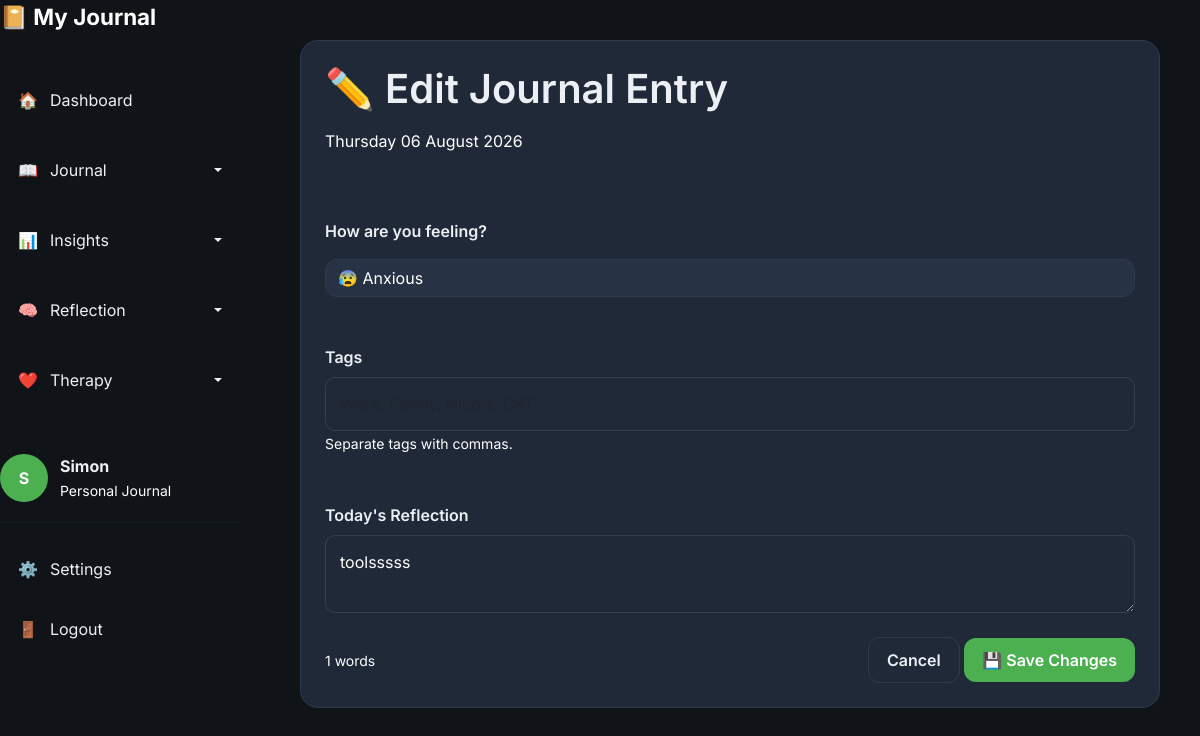
The page /journal/2/edit (signed in) on the database its author committed.
### models/user.py (models this page shows, shortened)
class User(UserMixin, db.Model):
    id = db.Column(
        db.Integer,
        primary_key=True
    )
    username = db.Column(
        db.String(100),
        unique=True,
        nullable=False
    )
    display_name = db.Column(
    db.String(50),
    nullable=True
    )
    password_hash = db.Column(
        db.String(255),
        nullable=False
    )
    entries = db.relationship(
    "Entry",
    backref="author",
    lazy=True,
    cascade="all, delete-orphan"
)

### models/entry.py (models this page shows)
class Entry(db.Model):
    __tablename__ = "entry"
    id = db.Column(
        db.Integer,
        primary_key=True
    )
    tags = db.Column(
        db.String(500),
        nullable=True
    )
    mood_score = db.Column(
        db.Integer,
        nullable=False
    )
    content = db.Column(
        db.Text,
        nullable=False
    )
    created_at = db.Column(
        db.DateTime,
        default=datetime.utcnow
    )
    user_id = db.Column(
        db.Integer,
        db.ForeignKey("user.id"),
        nullable=False
    )
    is_timeline_event = db.Column(
    db.Boolean,
    default=False,
    nullable=False
    )
    people = db.relationship(
    "Person",
    secondary=entry_people,
    back_populates="entries"
    )
    relationship_score = db.Column(
    db.Integer
    )

### routes/journal.py (the view, shortened to what this page needs)
@journal_bp.route("/journal/<int:entry_id>/edit", methods=["GET", "POST"])
@login_required
def edit_entry(entry_id):
    entry = get_entry(
        entry_id,
        current_user
    )
    return render_template(
        "edit_entry.html",
        entry=entry,
        moods = MOODS
    )

### routes/auth.py (called while the page is built)
@login_manager.user_loader
def load_user(user_id):
    return User.query.get(int(user_id))

### services/journal_helper.py (called while the page is built)
def get_entry(entry_id, user):
    return Entry.query.filter_by(
        id=entry_id,
        user_id=user.id
    ).first_or_404()

### templates/edit_entry.html (shortened to what this page needs)
{% extends "base.html" %}
{% block content %}
<div class="content-wrapper">
    <div class="card">
        <div class="mb-5">
            <h1>✏️ Edit Journal Entry</h1>
            <p class="text-muted">
                {{ entry.created_at.strftime('%A %d %B %Y') }}
            </p>
        </div>
        <form method="POST">
            <div class="mb-5">
                <label class="form-label mb-3">
                    How are you feeling?
                </label>
                <select
                    name="mood_score"
                    class="form-select"
                    required>
                   {% for id, mood in moods.items() %}
                    <option
                        value="{{ id }}"
                        {% if entry.mood_score == id %}selected{% endif %}
                    >
                        {{ mood.emoji }} {{ mood.name }}
                    </option>
                    {% endfor %}
                </select>
            </div>
            <div class="mb-5">
                <label class="form-label">
                    Tags
                </label>
                <input
                    type="text"
                    name="tags"
                    class="form-control"
                    value="{{ entry.tags or '' }}"
                    placeholder="Work, Family, Nicola, CBT...">
                <small>
                    Separate tags with commas.
                </small>
            </div>
            <div class="mb-4">
                <label class="form-label">
                    Today's Reflection
                </label>
                <textarea
                    name="content"
                    class="form-control journal-editor"
                    required>{{ entry.content }}</textarea>
            </div>
            <div class="d-flex justify-content-between align-items-center mt-4">
                <small id="word-count">
                </small>
                <div>
                    <a href="{{ url_for('journal.view_entry',
                                        entry_id=entry.id) }}"
                       class="btn btn-secondary">
                        Cancel
                    </a>
                    <button
                        class="btn btn-primary"
                        type="submit">
                        💾 Save Changes
                    </button>
                </div>
            </div>
        </form>
    </div>
</div>
{% endblock %}

### templates/base.html (shortened to what this page needs)
<!DOCTYPE html>
<html lang="en">
<head>
    <link
        href="https://cdn.jsdelivr.net/npm/bootstrap@5.3.3/dist/css/bootstrap.min.css"
        rel="stylesheet"
    >
    <link
        rel="stylesheet"
        href="{{ url_for('static', filename='css/variables.css') }}"
    >
    <link
        rel="stylesheet"
        href="{{ url_for('static', filename='css/layout.css') }}"
    >
    <link
        rel="stylesheet"
        href="{{ url_for('static', filename='css/components.css') }}"
    >
    <link
        rel="stylesheet"
        href="{{ url_for('static', filename='css/style.css') }}"
    >
    <link
        rel="stylesheet"
        href="{{ url_for('static', filename='css/trends.css') }}"
    >
    <link
        rel="stylesheet"
        href="{{ url_for('static', filename='css/people.css') }}"
    >
    <link
        rel="stylesheet"
        href="{{ url_for('static', filename='css/patterns.css') }}"
    >
    <link
        rel="stylesheet"
        href="{{ url_for('static', filename='css/therapy.css') }}"
    >
</head>
<body>
{% if current_user.is_authenticated %}
<div class="app-layout">
    <aside class="sidebar">
        <div class="sidebar-header">
            <a
                href="{{ url_for('dashboard.dashboard') }}"
                class="logo"
            >
                📔
                <span>
                    My Journal
                </span>
            </a>
        </div>
        <nav class="sidebar-nav">
            <a
                href="{{ url_for('dashboard.dashboard') }}"
                class="nav-item
                "
            >
                🏠
                <span>
                    Dashboard
                </span>
            </a>
            <div class="dropdown nav-dropdown">
                <a
                    href="#"
                    class="nav-item dropdown-toggle
                    "
                    role="button"
                    data-bs-toggle="dropdown"
                    aria-expanded="false"
                >
                    📖
                    <span>
                        Journal
                    </span>
                </a>
            </div>
            <div class="dropdown nav-dropdown">
                <a
                    href="#"
                    class="nav-item dropdown-toggle
                    "
                    role="button"
                    data-bs-toggle="dropdown"
                    aria-expanded="false"
                >
                    📊
                    <span>
                        Insights
                    </span>
                </a>
            </div>
            <div class="dropdown nav-dropdown">
                <a
                    href="#"
                    class="nav-item dropdown-toggle
                    "
                    role="button"
                    data-bs-toggle="dropdown"
                    aria-expanded="false"
                >
                    🧠
                    <span>
                        Reflection
                    </span>
                </a>
            </div>
            <div class="dropdown nav-dropdown">
                <a
                    href="#"
                    class="nav-item dropdown-toggle
                    "
                    role="button"
                    data-bs-toggle="dropdown"
                    aria-expanded="false"
                >
                    ❤️
                    <span>
                        Therapy
                    </span>
                </a>
            </div>
        </nav>
        <div class="sidebar-footer">
            <div class="user-card">
                <div class="avatar">
                    {{
                        (current_user.display_name or current_user.username)[0]
                        | upper
                    }}
                </div>
                <div>
                    <strong>
                        {{
                            current_user.display_name
                            or
                            current_user.username
                        }}
                    </strong>
                    <br>
                    <small>
                        Personal Journal
                    </small>
                </div>
            </div>
            <hr>
            <a
                href="{{ url_for('settings.settings') }}"
                class="nav-item"
            >
                ⚙️
                <span>
                    Settings
                </span>
            </a>
            <a
                href="{{ url_for('auth.logout') }}"
                class="nav-item"
            >
                🚪
                <span>
                    Logout
                </span>
            </a>
        </div>
    </aside>
    <main class="main-content">
        {% block content %}
        {% endblock %}
    </main>
</div>
{% endif %}
</body>
</html>

### static/css/variables.css (style rules this page uses)
:root { --bg:#101418; --sidebar:#18212d; --card:#202938; --card-hover:#293548; --input:#273244; --text:#ECEFF4; --muted:#ffffff; --text-muted:#ffffff; --heading:#FFFFFF; --accent:#4CAF50; --accent-hover:#43A047; --accent-light:#6FCF70; --success:#22C55E; --warning:#F59E0B; --danger:#EF4444; --info:#3B82F6; --border:#2E3B4E; --shadow-small: 0 4px 12px rgba(0,0,0,.15); --shadow-medium: 0 10px 25px rgba(0,0,0,.25); --shadow-large: 0 20px 40px rgba(0,0,0,.35); --radius-small:8px; --radius-medium:14px; --radius-large:20px; --radius-round:999px; --space-xs:6px; --space-sm:12px; --space-md:20px; --space-lg:32px; --space-xl:48px; --sidebar-width:260px; --transition-fast:.15s ease; --transition:.25s ease; --transition-slow:.4s ease; }

### static/css/layout.css (style rules this page uses)
body { margin:0; padding:0; min-height:100vh; background:var(--bg); color:var(--text); }
.app-layout { display:flex; min-height:100vh; }
.sidebar { position: fixed; top: 0; left: 0; bottom: 0; width: 260px; overflow-y: auto; overflow-x: hidden; }
.sidebar-header { margin-bottom:40px; }
.sidebar-nav { display:flex; flex-direction:column; gap:10px; flex:1; }
.sidebar-footer { margin-top:40px; }
.main-content { flex:1; margin-left:260px; padding:40px; overflow-y:auto; }
.sidebar { width:240px; transition:.3s; }
.content-wrapper { max-width:1200px; margin:auto; }

### static/css/components.css (style rules this page uses)
.card { background:var(--card); border:1px solid var(--border); border-radius:18px; padding:24px; transition:.2s ease; color:var(--text) }
.btn { border-radius:12px; padding:10px 18px; font-weight:600; transition:.2s; }
.btn-primary { background:var(--accent); border:none; color:white; }
.btn-secondary { background:transparent; border:1px solid var(--border); color:var(--text); }
.form-control, .form-select { background:#273244; border:1px solid var(--border); color:var(--text-muted); border-radius:12px; }
.nav-item { display:flex; align-items:center; gap:12px; padding:14px 18px; margin-bottom:8px; border-radius:12px; text-decoration:none; color:var(--text); transition:.2s; }
.logo { font-size:1.4rem; font-weight:700; text-decoration:none; color:white; }
.user-card { display:flex; align-items:center; gap:12px; margin-top:auto; }
.avatar { width:48px; height:48px; border-radius:50%; background:var(--accent); color:white; display:flex; justify-content:center; align-items:center; font-weight:bold; }
.sidebar .nav-dropdown .dropdown-toggle::after { margin-left: auto; vertical-align: middle; }
.sidebar .nav-dropdown .dropdown-toggle { width: 100%; }

### static/css/style.css (style rules this page uses)
* { box-sizing:border-box; }
body { font-family:'Inter',sans-serif; background:var(--bg); color:var(--text); margin:0; padding:0; overflow-x:hidden; }
h1,h2,h3,h4,h5,h6 { color:var(--text); font-weight:600; margin-bottom:15px; }
p { color:var(--muted); line-height:1.7; }
small { color:var(--muted); }
a { color:inherit; text-decoration:none; }
hr { border:none; border-top:1px solid var(--border); margin:20px 0; }
button, a, .card, input, textarea, select { transition:.2s ease; }
.journal-editor { min-height:450px; resize:vertical; font-size:1rem; line-height:1.8; }
.form-label { font-weight:600; color:var(--text); }
.text-muted { color:var(--muted)!important; }

### static/css/therapy.css (style rules this page uses)
.form-control { width: 100%; box-sizing: border-box; resize: vertical; padding: 14px; border-radius: 10px; border: 1px solid rgba(128, 128, 128, 0.25); background: var( --input-bg, transparent ); font-family: inherit; line-height: 1.5; }

### rows shown on the page
User: display_name+username "S", display_name+username "Simon"
Entry: created_at "Thursday 06 August 2026", mood_score "😰 Anxious", content "toolsssss"
